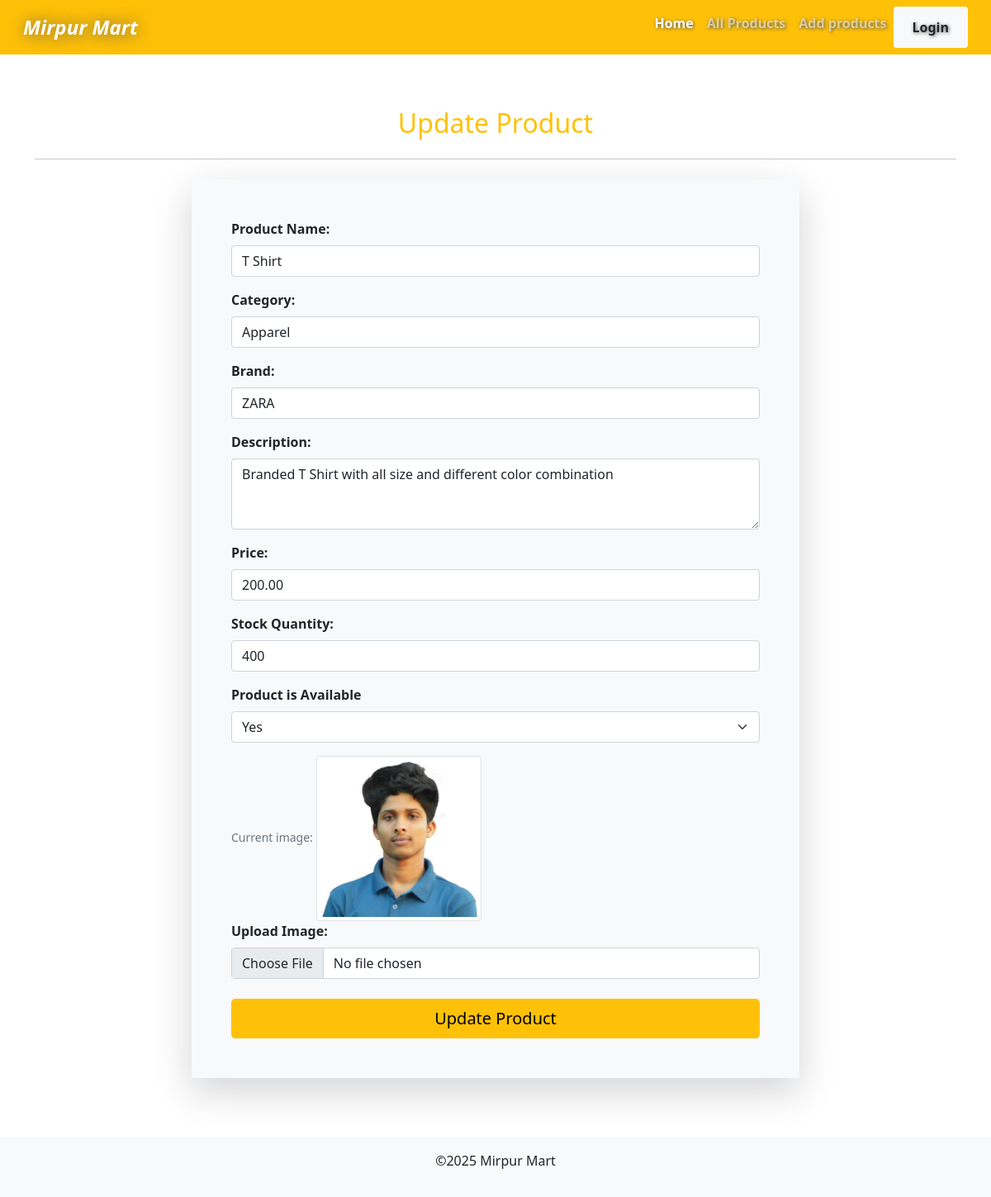
The app's page /update_product/1/ with its own data.
### products/models.py (models this page shows, shortened)
class Product(models.Model):
    name = models.CharField(max_length=255)
    description = models.TextField(max_length=200)
    price = models.DecimalField(max_digits=10, decimal_places=2)
    category = models.CharField(max_length=100)
    brand = models.CharField(max_length=100)
    is_available = models.BooleanField(default=True)
    stock_quantity = models.IntegerField(default=0)
    image = models.ImageField(upload_to='product/images/', null=True, blank=True)
    is_deleted = models.BooleanField(default=False)
    created_at = models.DateTimeField(auto_now_add=True)
    updated_at = models.DateTimeField(auto_now=True)

### products/views.py (the view, shortened to what this page needs)
# urls.py: path('update_product/<int:product_id>/', views.update_product, name='update_product'),
def update_product(request, product_id):
    productData = get_object_or_404(Product, id=product_id)
    context = {
        'product': productData,
    }
    return render(request, 'product_page/update_product.html', context)

### products/templates/product_page/update_product.html (shortened to what this page needs)
{% extends 'base.html' %}
{% block content %}
<section id="add" class="section">
    <div class="container py-5">
        <h2 class="text-center text-warning pt-3 mb-4">Update Product</h2>
        <hr class="mb-4">
        <div class="row justify-content-center">
            <div class="col-lg-8 col-md-10">
                <form class="Product-form bg-light p-5 rounded shadow-lg" method="POST" action="{% url 'update_product' product.id %}"
                    enctype="multipart/form-data">
                    <div class="mb-3">
                        <label for="productName" class="form-label fw-bold">Product Name:</label>
                        <input type="text" class="form-control" id="productName" placeholder="Enter product name"
                            name="name" value="{{ product.name }}">
                    </div>
                    <div class="mb-3">
                        <label for="productCategory" class="form-label fw-bold">Category:</label>
                        <input type="text" class="form-control" id="productCategory"
                            placeholder="e.g., Electronics, Apparel" name="category" value="{{ product.category }}">
                    </div>
                    <div class="mb-3">
                        <label for="productBrand" class="form-label fw-bold">Brand:</label>
                        <input type="text" class="form-control" id="productBrand" placeholder="e.g., Acme Corp, Nike"
                            name="brand" value="{{ product.brand }}">
                    </div>
                    <div class="mb-3">
                        <label for="productDescription" class="form-label fw-bold">Description:</label>
                        <textarea class="form-control" id="productDescription" placeholder="Enter description"
                            name="description" rows="3" >{{ product.description }}</textarea>
                    </div>
                    <div class="mb-3">
                        <label for="productPrice" class="form-label fw-bold">Price:</label>
                        <input type="number" step="0.01" class="form-control" id="productPrice"
                            placeholder="Enter price (e.g., 99.99)" name="price" value="{{ product.price }}">
                    </div>
                    <div class="mb-3">
                        <label for="stockQuantity" class="form-label fw-bold">Stock Quantity:</label>
                        <input type="number" class="form-control" id="stockQuantity"
                            placeholder="Enter number of items in stock" name="stock_quantity" value="{{ product.stock_quantity }}">
                    </div>
                    <div class="mb-3">
                        <label for="isAvailable" class="form-label fw-bold">Product is Available</label>
                        <select id="isAvailable" name="is_available" class="form-select" >
                            <option value="True" {% if product.is_available %}selected{% endif %}>Yes</option>
                        </select>
                    </div>
                    <div class="mb-4">
                        {% if product.image %}
                        <div class="mt-2">
                            <small class="text-muted">Current image:</small>
                            <img src="{{ product.image.url }}" alt="{{ product.name }}" class="img-thumbnail" style="max-width: 200px;">
                        </div>
                        {% endif %}
                        <label for="productImage" class="form-label fw-bold">Upload Image:</label>
                        <input type="file" class="form-control" id="productImage" accept="image/*" name="image" aria-label="Update file">
                    </div>
                    <div class="d-grid gap-2">
                        <button type="submit" class="btn btn-warning btn-lg">Update Product</button>
                    </div>
                </form>
            </div>
        </div>
    </div>
</section>
{% endblock content %}

### records on screen
Product: name "T Shirt", category "Apparel", brand "ZARA", description "Branded T Shirt with all size and different color combination", price "200.00", stock_quantity "400", is_available "Yes", image (picture)
